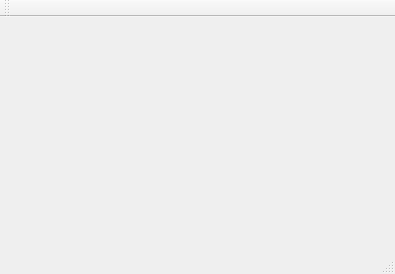
<?xml version="1.0" encoding="UTF-8"?>
<ui version="4.0">
 <class>MainWindow</class>
 <widget class="QMainWindow" name="MainWindow">
  <property name="geometry">
   <rect>
    <x>0</x>
    <y>0</y>
    <width>395</width>
    <height>274</height>
   </rect>
  </property>
  <property name="windowTitle">
   <string>MainWindow</string>
  </property>
  <widget class="QWidget" name="centralWidget">
   <widget class="FileUploadWidget" name="fileUploadWidget" native="true">
    <property name="geometry">
     <rect>
      <x>0</x>
      <y>0</y>
      <width>391</width>
      <height>41</height>
     </rect>
    </property>
   </widget>
   <widget class="DrawWidget" name="drawWidget" native="true">
    <property name="geometry">
     <rect>
      <x>0</x>
      <y>40</y>
      <width>391</width>
      <height>201</height>
     </rect>
    </property>
   </widget>
  </widget>
  <widget class="QToolBar" name="mainToolBar">
   <attribute name="toolBarArea">
    <enum>TopToolBarArea</enum>
   </attribute>
   <attribute name="toolBarBreak">
    <bool>false</bool>
   </attribute>
  </widget>
  <widget class="QStatusBar" name="statusBar"/>
 </widget>
 <layoutdefault spacing="6" margin="11"/>
 <customwidgets>
  <customwidget>
   <class>DrawWidget</class>
   <extends>QWidget</extends>
   <header>drawwidget.h</header>
   <container>1</container>
   <slots>
    <slot>readFile(std::shared_ptr)</slot>
   </slots>
  </customwidget>
  <customwidget>
   <class>FileUploadWidget</class>
   <extends>QWidget</extends>
   <header>fileuploadwidget.h</header>
   <container>1</container>
   <slots>
    <signal>fileSelected(std::shared_ptr)</signal>
    <slot>select()</slot>
   </slots>
  </customwidget>
 </customwidgets>
 <resources/>
 <connections>
  <connection>
   <sender>fileUploadWidget</sender>
   <signal>fileSelected(std::shared_ptr)</signal>
   <receiver>drawWidget</receiver>
   <slot>readFile(std::shared_ptr)</slot>
   <hints>
    <hint type="sourcelabel">
     <x>183</x>
     <y>45</y>
    </hint>
    <hint type="destinationlabel">
     <x>186</x>
     <y>233</y>
    </hint>
   </hints>
  </connection>
 </connections>
</ui>
